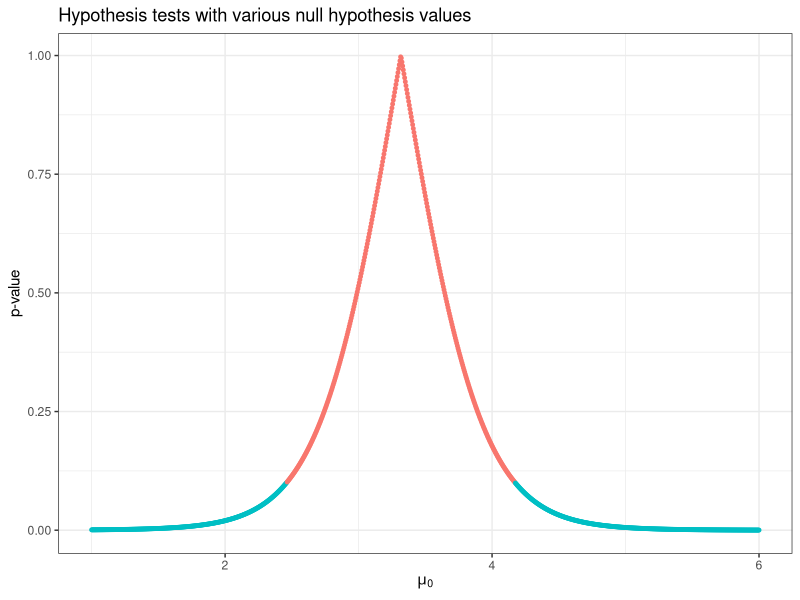
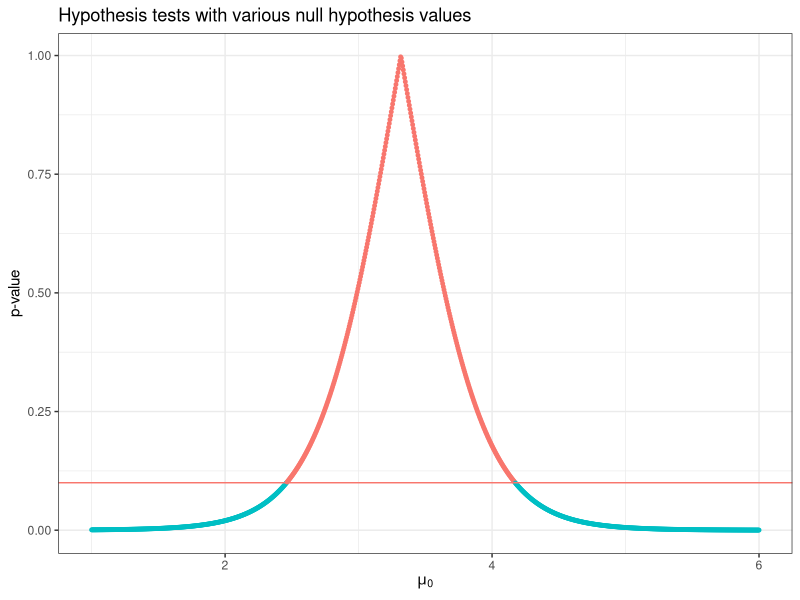
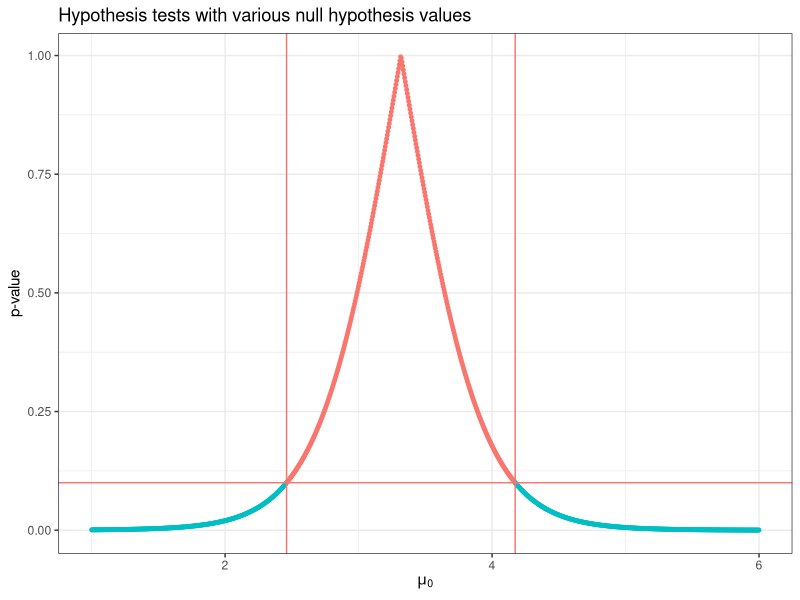

These figures' R source, in order:
## ----libraries, message=FALSE, warning=FALSE, cache=FALSE-------------------------------------------------------------
library("tidyverse")


## ----set_seed, echo=FALSE---------------------------------------------------------------------------------------------
set.seed(2)


## ---------------------------------------------------------------------------------------------------------------------
mu0 = 1.5


## ----echo=TRUE--------------------------------------------------------------------------------------------------------
y = rnorm(10, mean = 3, sd = 1.5)
a = 0.05
t = t.test(y, mu = mu0, conf.level = 1-a)
t$p.value
round(as.numeric(t$conf.int),2)


## ----echo=TRUE--------------------------------------------------------------------------------------------------------
a = 0.001
t = t.test(y, mu = mu0, conf.level = 1-a)
t$p.value
round(as.numeric(t$conf.int),2)


## ----echo=TRUE--------------------------------------------------------------------------------------------------------
a = 0.1
ci = t.test(y, conf.level = 1-a)$conf.int; round(as.numeric(ci),2)


## ----fig.height = 3---------------------------------------------------------------------------------------------------
tfunc = Vectorize(function(mu0) t.test(y, mu = mu0)$p.value, "mu0")
d = data.frame(mu0 = seq(1,6, length = 1001)) %>%
  dplyr::mutate(pvalue = tfunc(mu0),
                significant = pvalue < a)

g = ggplot(d, aes(x = mu0, y = pvalue, color = significant)) + 
  geom_point(size=1) + 
  labs(title = "Hypothesis tests with various null hypothesis values",
       x = expression(mu[0]), y = "p-value") +
  theme_bw() +
  theme(legend.position = "none")

g


## ----echo=TRUE--------------------------------------------------------------------------------------------------------
a = 0.1
ci = t.test(y, conf.level = 1-a)$conf.int; round(as.numeric(ci),2)


## ----fig.height = 3---------------------------------------------------------------------------------------------------
g = g + geom_hline(yintercept = a, color = "#F8766D")
g


## ----echo=TRUE--------------------------------------------------------------------------------------------------------
a = 0.1
ci = t.test(y, conf.level = 1-a)$conf.int; round(as.numeric(ci),2)


## ----fig.height = 3---------------------------------------------------------------------------------------------------
g + geom_vline(xintercept = ci, color = "#F8766D") 
